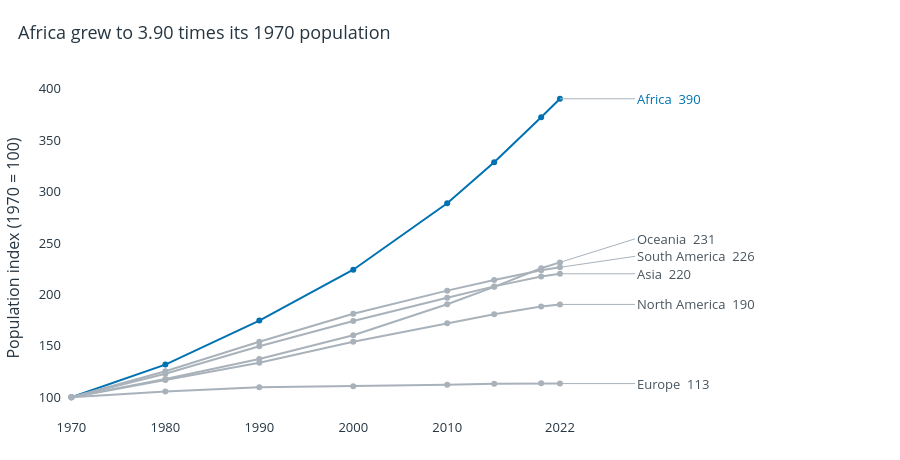

Notebook code for this chart:
### Markdown cell above
An indexed line chart starts each continent at 100 in 1970, so different starting populations are comparable. Africa reached 390 by 2022, or 3.90 times its starting population, the largest relative increase.

### Code cell
totals = df_long.groupby(['Continent','Year'], as_index=False).Population.sum().sort_values('Year')
totals['Index'] = 100 * totals.Population / totals.groupby('Continent').Population.transform('first')
fig = px.line(totals, x='Year', y='Index', color='Continent', markers=True,
              color_discrete_map={c: blue if c=='Africa' else grey for c in continents},
              hover_data={'Index': ':.1f'}, labels={'Index':'Population index (1970 = 100)'})
ends = totals.query('Year == 2022').sort_values('Index')
label_y = 0
for continent, value in ends[['Continent','Index']].itertuples(index=False, name=None):
    label_y = max(value, label_y + 17)
    fig.add_annotation(x=2022, y=value, text=f'{continent}  {value:.0f}',
                       showarrow=True, ax=2030, ay=label_y, axref='x', ayref='y',
                       arrowhead=0, arrowwidth=1, xanchor='left',
                       arrowcolor=grey, font_color=blue if continent=='Africa' else '#48545E')
fig.update_layout(showlegend=False)
fig.update_xaxes(range=[1969,2055], tickvals=[1970,1980,1990,2000,2010,2022], title=None)
style(fig, 'Africa grew to 3.90 times its 1970 population').show()

### Figure 1 — Plotly figure (JSON) as saved in the notebook; plotly's stock layout.template omitted (floating-point values rounded to 4 significant figures)
{"data": [{"hovertemplate": "Continent=Africa<br>Year=%{x}<br>Population index (1970 = 100)=%{y:.1f}<extra></extra>", "legendgroup": "Africa", "line": {"color": "#0072B2", "dash": "solid"}, "marker": {"symbol": "circle"}, "mode": "lines+markers", "name": "Africa", "orientation": "v", "showlegend": true, "type": "scatter", "x": [1970, 1980, 1990, 2000, 2010, 2015, 2020, 2022], "xaxis": "x", "y": [100.0, 131.8, 174.6, 224.1, 288.8, 328.7, 372.3, 390.4], "yaxis": "y"}, {"hovertemplate": "Continent=Asia<br>Year=%{x}<br>Population index (1970 = 100)=%{y:.1f}<extra></extra>", "legendgroup": "Asia", "line": {"color": "#A9B2BA", "dash": "solid"}, "marker": {"symbol": "circle"}, "mode": "lines+markers", "name": "Asia", "orientation": "v", "showlegend": true, "type": "scatter", "x": [1970, 1980, 1990, 2000, 2010, 2015, 2020, 2022], "xaxis": "x", "y": [100.0, 122.9, 149.7, 174.1, 196.7, 207.9, 217.4, 220.1], "yaxis": "y"}, {"hovertemplate": "Continent=North America<br>Year=%{x}<br>Population index (1970 = 100)=%{y:.1f}<extra></extra>", "legendgroup": "North America", "line": {"color": "#A9B2BA", "dash": "solid"}, "marker": {"symbol": "circle"}, "mode": "lines+markers", "name": "North America", "orientation": "v", "showlegend": true, "type": "scatter", "x": [1970, 1980, 1990, 2000, 2010, 2015, 2020, 2022], "xaxis": "x", "y": [100.0, 116.8, 133.6, 154.1, 172.1, 180.8, 188.4, 190.3], "yaxis": "y"}, {"hovertemplate": "Continent=Europe<br>Year=%{x}<br>Population index (1970 = 100)=%{y:.1f}<extra></extra>", "legendgroup": "Europe", "line": {"color": "#A9B2BA", "dash": "solid"}, "marker": {"symbol": "circle"}, "mode": "lines+markers", "name": "Europe", "orientation": "v", "showlegend": true, "type": "scatter", "x": [1970, 1980, 1990, 2000, 2010, 2015, 2020, 2022], "xaxis": "x", "y": [100.0, 105.6, 109.8, 110.7, 112.1, 113.1, 113.7, 113.3], "yaxis": "y"}, {"hovertemplate": "Continent=South America<br>Year=%{x}<br>Population index (1970 = 100)=%{y:.1f}<extra></extra>", "legendgroup": "South America", "line": {"color": "#A9B2BA", "dash": "solid"}, "marker": {"symbol": "circle"}, "mode": "lines+markers", "name": "South America", "orientation": "v", "showlegend": true, "type": "scatter", "x": [1970, 1980, 1990, 2000, 2010, 2015, 2020, 2022], "xaxis": "x", "y": [100.0, 125.3, 154.0, 181.2, 203.7, 214.1, 223.7, 226.4], "yaxis": "y"}, {"hovertemplate": "Continent=Oceania<br>Year=%{x}<br>Population index (1970 = 100)=%{y:.1f}<extra></extra>", "legendgroup": "Oceania", "line": {"color": "#A9B2BA", "dash": "solid"}, "marker": {"symbol": "circle"}, "mode": "lines+markers", "name": "Oceania", "orientation": "v", "showlegend": true, "type": "scatter", "x": [1970, 1980, 1990, 2000, 2010, 2015, 2020, 2022], "xaxis": "x", "y": [100.0, 117.7, 137.3, 160.3, 190.5, 207.4, 225.5, 231.2], "yaxis": "y"}], "layout": {"annotations": [{"arrowcolor": "#A9B2BA", "arrowhead": 0, "arrowwidth": 1, "ax": 2030, "axref": "x", "ay": 113.3, "ayref": "y", "font": {"color": "#48545E"}, "showarrow": true, "text": "Europe  113", "x": 2022, "xanchor": "left", "y": 113.3}, {"arrowcolor": "#A9B2BA", "arrowhead": 0, "arrowwidth": 1, "ax": 2030, "axref": "x", "ay": 190.3, "ayref": "y", "font": {"color": "#48545E"}, "showarrow": true, "text": "North America  190", "x": 2022, "xanchor": "left", "y": 190.3}, {"arrowcolor": "#A9B2BA", "arrowhead": 0, "arrowwidth": 1, "ax": 2030, "axref": "x", "ay": 220.1, "ayref": "y", "font": {"color": "#48545E"}, "showarrow": true, "text": "Asia  220", "x": 2022, "xanchor": "left", "y": 220.1}, {"arrowcolor": "#A9B2BA", "arrowhead": 0, "arrowwidth": 1, "ax": 2030, "axref": "x", "ay": 237.1, "ayref": "y", "font": {"color": "#48545E"}, "showarrow": true, "text": "South America  226", "x": 2022, "xanchor": "left", "y": 226.4}, {"arrowcolor": "#A9B2BA", "arrowhead": 0, "arrowwidth": 1, "ax": 2030, "axref": "x", "ay": 254.1, "ayref": "y", "font": {"color": "#48545E"}, "showarrow": true, "text": "Oceania  231", "x": 2022, "xanchor": "left", "y": 231.2}, {"arrowcolor": "#A9B2BA", "arrowhead": 0, "arrowwidth": 1, "ax": 2030, "axref": "x", "ay": 390.4, "ayref": "y", "font": {"color": "#0072B2"}, "showarrow": true, "text": "Africa  390", "x": 2022, "xanchor": "left", "y": 390.4}], "font": {"color": "#253541", "size": 13}, "height": 460, "legend": {"title": {"text": ""}, "tracegroupgap": 0}, "margin": {"b": 42, "l": 25, "r": 30, "t": 78}, "showlegend": false, "title": {"text": "Africa grew to 3.90 times its 1970 population", "x": 0.02}, "xaxis": {"anchor": "y", "domain": [0.0, 1.0], "range": [1969, 2055], "showgrid": false, "tickvals": [1970, 1980, 1990, 2000, 2010, 2022], "title": {}, "zeroline": false}, "yaxis": {"anchor": "x", "domain": [0.0, 1.0], "showgrid": false, "title": {"text": "Population index (1970 = 100)"}, "zeroline": false}}}
